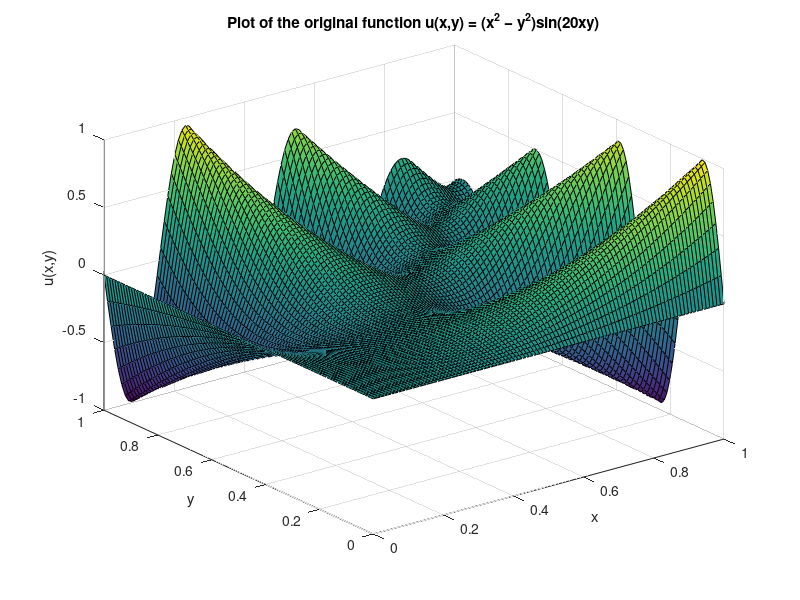

MATLAB code for this plot:
clc;
clear all;

N = 100;

x = linspace(0, 1, N); y = linspace(0, 1, N);
[X, Y] = meshgrid(x, y);
U_exact = (X.^2 - Y.^2) .* sin(20.*X.*Y);

% Plot the original function
figure;
surf(X, Y, U_exact);
zlim([-1 1])
xlabel('x');
ylabel('y');
zlabel('u(x,y)');
title('Plot of the original function u(x,y) = (x^2 − y^2)sin(20xy)');